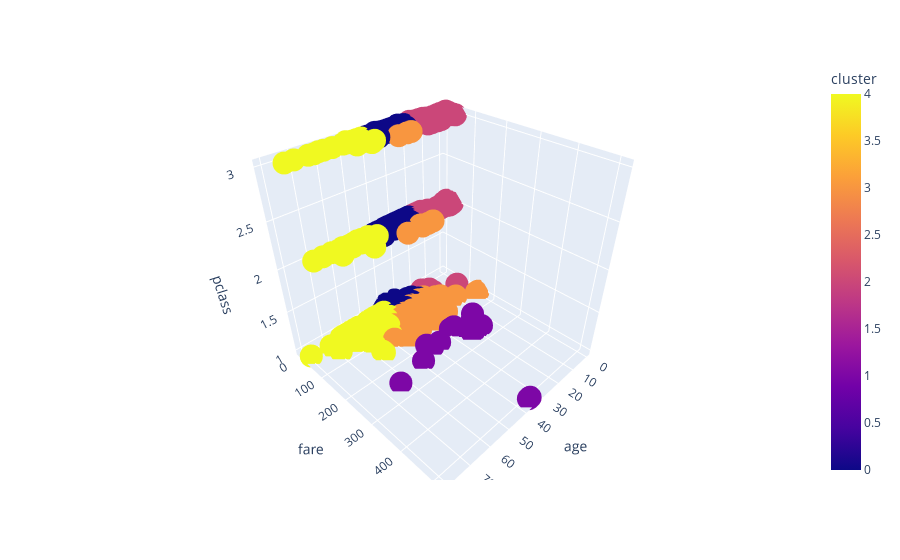

Notebook cell for this chart:
### Code cell
import plotly.express as px
fig= px.scatter_3d(df, x='age', y='fare', z= 'pclass', color='cluster')
fig.show()

### Figure 1 — Plotly figure (JSON) as saved in the notebook; plotly's stock layout.template omitted (floating-point values rounded to 4 significant figures; data arrays with more than 128 entries replaced by an {"elided": "..."} marker saying what was removed)
{"data": [{"hovertemplate": "age=%{x}<br>fare=%{y}<br>pclass=%{z}<br>cluster=%{marker.color}<extra></extra>", "legendgroup": "", "marker": {"color": {"elided": "891 int values"}, "coloraxis": "coloraxis", "symbol": "circle"}, "mode": "markers", "name": "", "scene": "scene", "showlegend": false, "type": "scatter3d", "x": {"elided": "891 float values"}, "y": {"elided": "891 float values"}, "z": {"elided": "891 int values"}}], "layout": {"coloraxis": {"colorbar": {"title": {"text": "cluster"}}, "colorscale": [[0, "#0d0887"], [0.1111, "#46039f"], [0.2222, "#7201a8"], [0.3333, "#9c179e"], [0.4444, "#bd3786"], [0.5556, "#d8576b"], [0.6667, "#ed7953"], [0.7778, "#fb9f3a"], [0.8889, "#fdca26"], [1, "#f0f921"]]}, "legend": {"tracegroupgap": 0}, "margin": {"t": 60}, "scene": {"domain": {"x": [0, 1], "y": [0, 1]}, "xaxis": {"title": {"text": "age"}}, "yaxis": {"title": {"text": "fare"}}, "zaxis": {"title": {"text": "pclass"}}}}}
